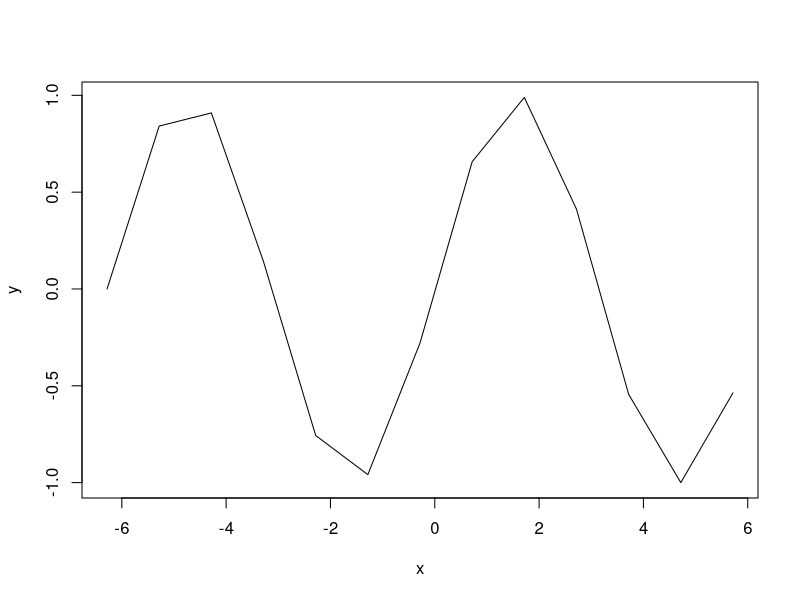
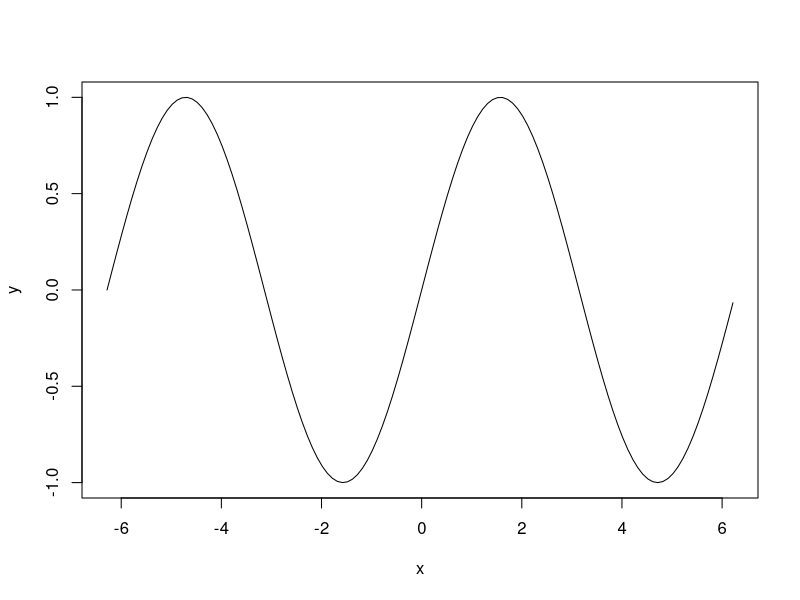
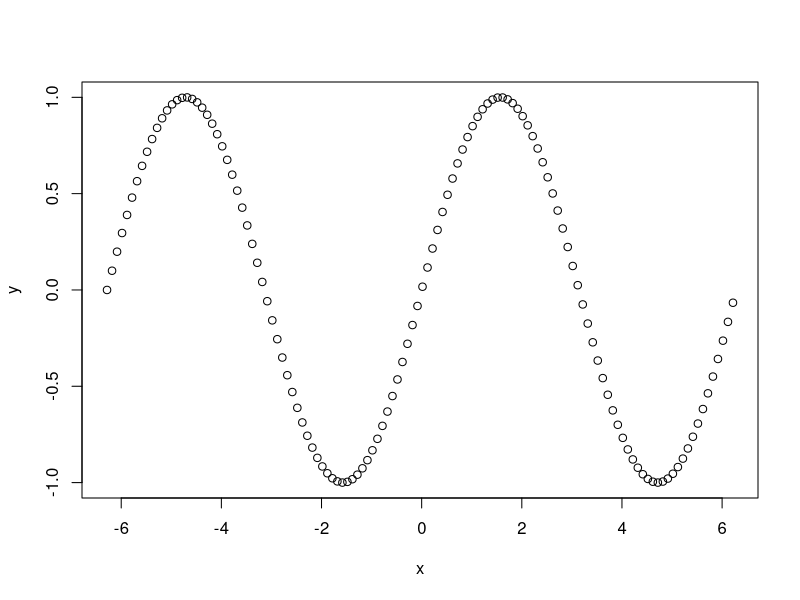

Here is the R script that generated these plots, in order:
1.5*2
 2.1*5
 2.1*5/3
 2+3
 a <- 2+3
 b = 5
 a
 b
 a - 0.16
 (a - 0.16)^0.5
 sqrt(a - 0.16)
 exp(1)
 log(exp(1))
 log10(10^5)
 log(10^5)
 log(10^5,10)
 z = seq(-1,2,0.5)
 z
length(z)
pi
 x = seq(-2*pi,2*pi,1)
 x
y = sin(x)
y
plot(x,y,type="l")
 x = seq(-2*pi,2*pi,0.1)
 y = sin(x)
 plot(x,y,type="l")
 length(x)
length(y)
 plot(x,y)